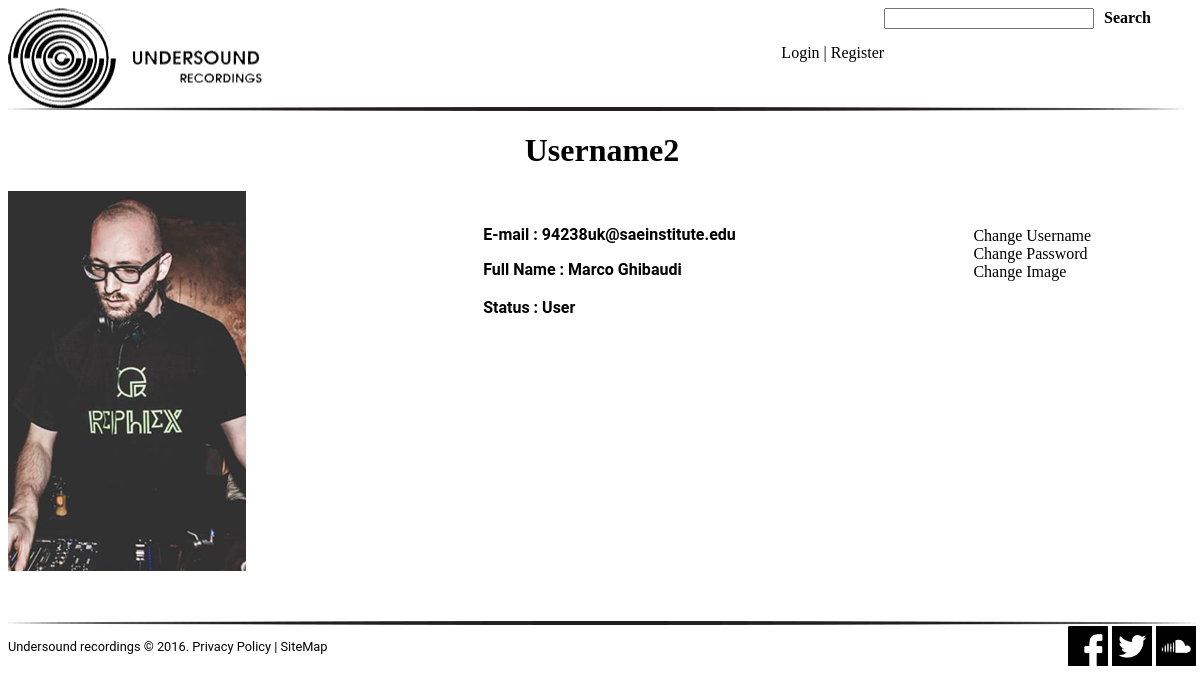
Page /profile.php?user_id=1 on the committed database.
### tables this page shows
CREATE TABLE `user` (
  `user_id` int(10) NOT NULL,
  `firstname` varchar(100) NOT NULL,
  `lastname` varchar(100) NOT NULL,
  `password` varchar(200) NOT NULL,
  `email` varchar(100) NOT NULL,
  `username` varchar(100) NOT NULL,
  `profilepic` varchar(50) DEFAULT 'assets/default_profile_image.png',
  `status` varchar(10) DEFAULT NULL,
  `banned` varchar(3) DEFAULT 'NO',
  `activation` varchar(40) DEFAULT NULL
);

### profile.php (the view)
<?php
    include_once'header.php';
?>
<?php
if(!$_GET['user_id']){
    header('Location:index.php');
}else{
$user_id = $_GET['user_id'];
    $sql = "select * from user where user_id = '$user_id' ";
    $result = mysqli_query($conn, $sql);
    if(mysqli_num_rows($result) > 0){
            while($row = mysqli_fetch_assoc($result)){
                    $email = $row['email'];
                    $firstname = $row['firstname'];
                    $lastname = $row['lastname'];
                    $username = $row['username'];
                    $profile_picture = $row['profilepic'];
                    $status = $row['status']; }};
                    if($status == ''){
                    $status = 'User';}};
            echo "
<h1 style='text-align:center;'> $username </h1>
<img id='profile_pic_user' src='$profile_picture' style='float:left'><br>
<div style='float:left; margin-left:20%;'>
<p style='font-size:1em;'><strong>E-mail : $email<br></p>
<p style='font-size:1em; text-transform: capitalize;'>Full Name : $firstname $lastname<br> <br>
Status : $status <br></strong></p></div>
<div style='float:left; margin-left:20%;'><br>
            <a href='update_username.php'>Change Username</a><br>
            <a href='update_password.php'>Change Password</a><br>
            <a href='update_pic.php'>Change Image</a><br></div>
			";
    ?>
<?php
    include_once'footer.php';
?>

### CSS/style.css (style rules this page uses)
body { font-family: "ITC bold"; width: 99%; }
p { font-family: Roboto; font-size: 0.8em; }
a { text-decoration: none; color: black; }
#profile_pic_user { width: 20%; }

### rows in the picture
user: username "Username2", profilepic (picture), email "94238uk@saeinstitute.edu", firstname "Marco", lastname "Ghibaudi"

### other values in the picture
$status "User"
